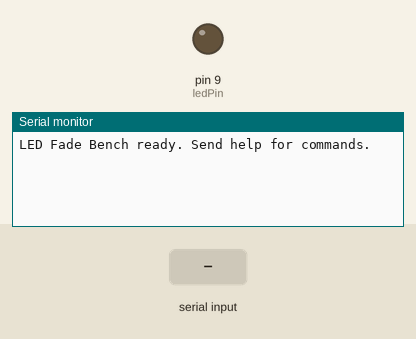
Simulated run of this sketch. Board: Arduino Uno, built with avr-gcc and run on an emulated ATmega328P. Parts: output pins drawn as LEDs (lit = HIGH), the last lines printed to the serial monitor. The inputs (shaded band) are chosen by the test bench.

Above: at 1.2 s.
1.3 s: "help\n" received over Serial
At 1.9 s:
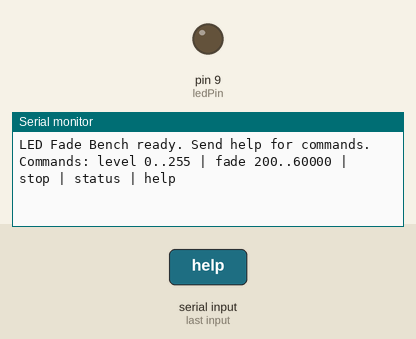
2.8 s: "status\n" received over Serial
At 4.0 s:
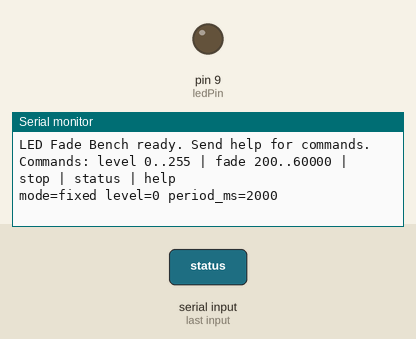
4.3 s: "level \n" received over Serial
At 5.4 s:
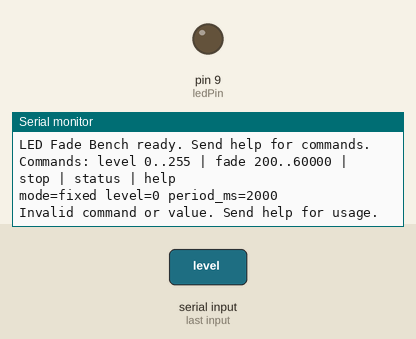

Measured:
- after the input at 1.3 s, the serial monitor: prints a new line at once (image 1)
- after the input at 2.8 s, the serial monitor: prints a new line at once (image 2)
- after the input at 4.3 s, the serial monitor: prints a new line at once (image 3)

The sketch:

LedFadeBench.ino
```cpp
#include <Arduino.h>
#include <stdlib.h>
#include <string.h>

const uint8_t ledPin = 9;
const uint32_t minPeriodMs = 200;
const uint32_t maxPeriodMs = 60000;

char command[32];
size_t commandLength = 0;
bool lineTooLong = false;
bool fading = false;
uint8_t level = 0;
uint32_t periodMs = 2000;
uint32_t phaseMs = 0;
uint32_t lastTick = 0;

void setLevel(uint8_t nextLevel) {
  if (nextLevel != level) {
    level = nextLevel;
    analogWrite(ledPin, level);
  }
}

void printStatus() {
  Serial.print(F("mode="));
  Serial.print(fading ? F("fade") : F("fixed"));
  Serial.print(F(" level="));
  Serial.print(level);
  Serial.print(F(" period_ms="));
  Serial.println(periodMs);
}

bool readNumber(const char *text, uint32_t minimum, uint32_t maximum,
                uint32_t &value) {
  if (*text < '0' || *text > '9') {
    return false;
  }
  char *end;
  unsigned long number = strtoul(text, &end, 10);
  if (*end != '\0' || number < minimum || number > maximum) {
    return false;
  }
  value = number;
  return true;
}

void handleCommand() {
  uint32_t value;
  if (strcmp(command, "help") == 0) {
    Serial.println(F("Commands: level 0..255 | fade 200..60000 | stop | status | help"));
  } else if (strcmp(command, "status") == 0) {
    printStatus();
  } else if (strcmp(command, "stop") == 0) {
    fading = false;
    printStatus();
  } else if (strncmp(command, "level ", 6) == 0 &&
             readNumber(command + 6, 0, 255, value)) {
    fading = false;
    setLevel(static_cast<uint8_t>(value));
    printStatus();
  } else if (strncmp(command, "fade ", 5) == 0 &&
             readNumber(command + 5, minPeriodMs, maxPeriodMs, value)) {
    fading = true;
    periodMs = value;
    phaseMs = 0;
    lastTick = millis();
    setLevel(0);
    printStatus();
  } else {
    Serial.println(F("Invalid command or value. Send help for usage."));
  }
}

void readSerial() {
  // Cap work per loop so a burst of input does not monopolize updates.
  for (uint8_t count = 0; count < 32 && Serial.available() > 0; ++count) {
    const char input = static_cast<char>(Serial.read());
    if (input == '\r' || input == '\n') {
      if (lineTooLong) {
        Serial.println(F("Command too long."));
      } else if (commandLength > 0) {
        command[commandLength] = '\0';
        handleCommand();
      }
      lineTooLong = false;
      commandLength = 0;
    } else if (!lineTooLong) {
      if (commandLength == sizeof(command) - 1) {
        lineTooLong = true;
      } else {
        command[commandLength++] = input;
      }
    }
  }
}

void updateFade() {
  const uint32_t now = millis();
  const uint32_t elapsed = now - lastTick;
  lastTick = now;
  phaseMs = (phaseMs + elapsed % periodMs) % periodMs;

  const uint32_t peak = periodMs / 2;
  const uint32_t duty = phaseMs <= peak
    ? phaseMs * 255 / peak
    : (periodMs - phaseMs) * 255 / (periodMs - peak);
  setLevel(static_cast<uint8_t>(duty));
}

void setup() {
  pinMode(ledPin, OUTPUT);
  analogWrite(ledPin, 0);
  Serial.begin(115200);
  Serial.println(F("LED Fade Bench ready. Send help for commands."));
}

void loop() {
  readSerial();
  if (fading) {
    updateFade();
  }
}
```
